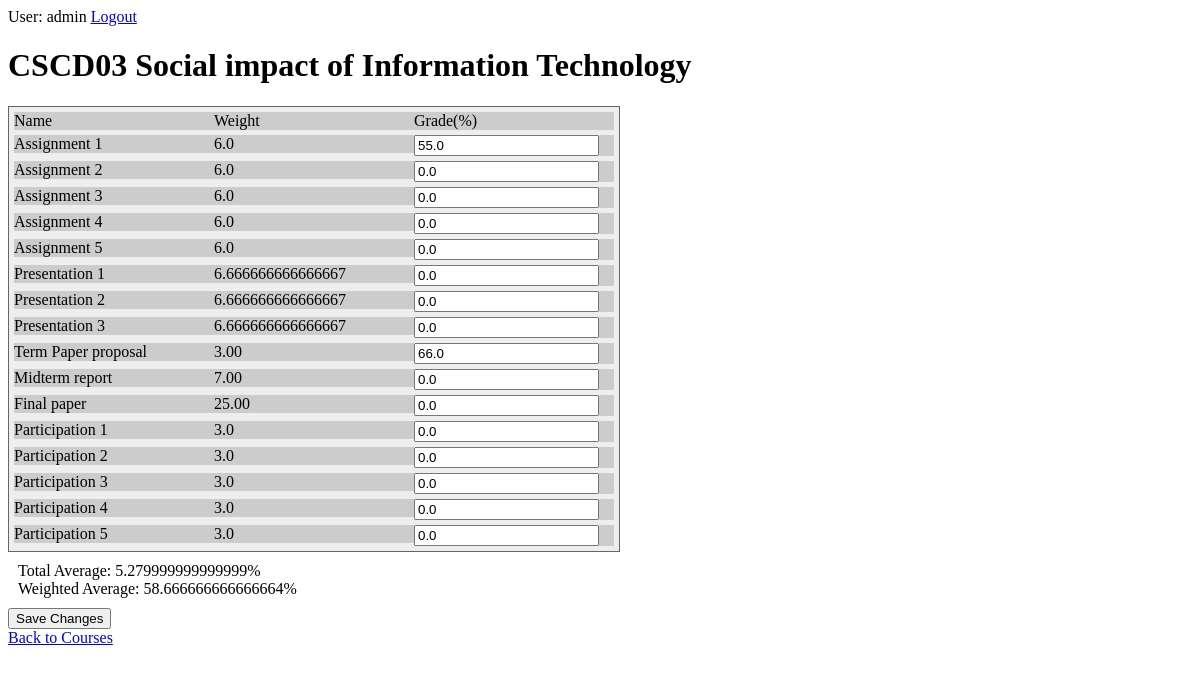
Screenshot of /courses/17/ (signed in) with the database file from the repository.
### courses/models.py (models this page shows, shortened)
class Course(models.Model):
    course_code = models.CharField(max_length=20)
    course_name = models.CharField(max_length=200)
    def validate_weight(self):
        weight = 0.0
        assessments = Assessment.objects.filter(course=self)
        for assessment in assessments:
            weight += float(assessment.weight)
        return (weight == 100.0)
    def getTotalAverage(self, user_id):
        if not Course.validate_weight(self):
            return 0.0
        mark = 0.0
        assessments = Assessment.objects.filter(course=self)
        for asm in assessments:
            grades = Grade.objects.filter(assessment=asm, user_id=user_id)
            weight = asm.weight/asm.components
            for grade in grades:
                mark += float(grade.mark) * float(weight) / 100
        return mark
    def getWeightedAverage(self, user_id):
        if not Course.validate_weight(self):
            return 0.0
        mark = 0.0
        availableMark = 0.0
        assessments = Assessment.objects.filter(course=self)
        for asm in assessments:
            grades = Grade.objects.filter(assessment=asm, user_id=user_id)
            weight = asm.weight/asm.components
            for grade in grades:
                if grade.mark > 0:
                    availableMark += float(weight)
                mark += (float(grade.mark)/100) * float(weight)
        if not availableMark: return 0
        return mark/availableMark * 100

class Assessment(models.Model):
    course = models.ForeignKey(Course, on_delete=models.CASCADE)
    name = models.CharField(max_length=100)
    components = models.IntegerField(default=1)
    weight = models.DecimalField(decimal_places=2, max_digits=4)

class Grade(models.Model):
    user_id = models.IntegerField(default=1)
    assessment = models.ForeignKey(Assessment, on_delete=models.CASCADE)
    mark = models.FloatField(default=0.0)
    component = models.IntegerField(default=1)

### courses/views.py (the view)
# urls.py: path('<int:pk>/', views.DetailView.as_view(), name='detail'),
class DetailView(generic.DetailView):
    model = Course
    template_name = 'courses/detail.html'
    def get_queryset(self):
        return Course.objects

### courses/templatetags/courses_extra.py (called while the page is built)
@register.filter
def filter_range(start, end):
    return range(start, end+1)

@register.filter
def div(value, arg):
    return int(value) / int(arg)

@register.simple_tag
def getMark(assessment_id, c, user_id):
    a = Assessment.objects.get(pk=assessment_id)
    try:
        return float(a.grade_set.get(component=c, user_id=user_id).mark)
    except(Grade.DoesNotExist):
        return 0.0

@register.filter
def getTotalAverage(course_id, user_id):
    c = Course.objects.get(pk=course_id)
    return c.getTotalAverage(user_id)

@register.filter
def getWeightedAverage(course_id, user_id):
    c = Course.objects.get(pk=course_id)
    return c.getWeightedAverage(user_id)

### courses/templates/courses/detail.html (shortened to what this page needs)
{% load static %}
{% load courses_extra %}
<link rel="stylesheet" type="text/css" href="{% static 'courses/detail.css' %}">
{% if user.is_authenticated %}
<div id = "auth_nav">
User: {{ user.get_username }}  <a href="{% url 'logout'%}?next={{request.path}}">Logout</a>
</div>
<h1>{{ course.course_code }} {{course.course_name}}</h1>
<form action="{% url 'courses:set_grade' course.id %}" method="post">
    <div class="table">
        <div class="row">
            <div class="cell">Name</div>
            <div class="cell">Weight</div>
            <div class="cell">Grade(%)</div>
        </div>
        {% for assessment in course.assessment_set.all %}
        {% if assessment.components > 1 %}
        {% for i in 1|filter_range:assessment.components %}
        <div class="row">
            <div class="cell">{{assessment.name}} {{i}}</div>
            <div class="cell">{{assessment.weight|div:assessment.components}}</div>
            <div class="cell">
                <input type="text" name="{{assessment.id}}_{{i}}" value="{% getMark assessment.id i user.id %}" required
                    pattern="^(?:\d{1,2}(?:\.\d{1,2})?|100(?:\.0?0)?)" />
            </div>
        </div>
        {% endfor %}
        {% else%}
        <div class="row">
            <div class="cell">{{assessment.name}}</div>
            <div class="cell">{{assessment.weight}}</div>
            <div class="cell">
                <input type="text" name="{{assessment.id}}_1" value="{% getMark assessment.id 1 user.id %}" required
                    pattern="^(?:\d{1,2}(?:\.\d{1,2})?|100(?:\.0?0)?)" />
            </div>
        </div>
        {% endif %}
        {% endfor %}
    </div>
    <div class="average">
        <div class="total">Total Average: {{course.id|getTotalAverage:user.id}}%</div>
        <div class="weighted">Weighted Average: {{course.id|getWeightedAverage:user.id}}%</div>
    </div>
    <input type="submit" value="Save Changes">
    <div>
        <a href="{% url 'courses:index' %}"> Back to Courses</a>
    </div>
</form>
{% else %}
<p> You are not authenticated, please
<a href="{% url 'login'%}?next={{request.path}}">Login</a></p>
{% endif %}

### courses/static/courses/detail.css (style rules this page uses)
.table { display: table; width: auto; background-color: #eee; border: 1px solid #666666; border-spacing: 5px; }
.row { display: table-row; width: auto; clear: both; }
.cell { float: left; display: table-column; width: 200px; background-color: #ccc; }
.average { margin: 10px; }

### rows the page displays
Course: course_code "CSCD03", course_name "Social impact of Information Technology", id|getTotalAverage "5.279999999999999", id|getWeightedAverage "58.666666666666664"
Assessment: name "Assignment" "Assignment" "Assignment" "Assignment" "Assignment", 1 "1" "2" "3" "4" "5", weight|div "6.0" "6.0" "6.0" "6.0" "6.0", id.mark "55.0" "0.0" "0.0" "0.0" "0.0"
Assessment: name "Presentation" "Presentation" "Presentation", 1 "1" "2" "3", weight|div "6.666666666666667" "6.666666666666667" "6.666666666666667", id.mark "0.0" "0.0" "0.0"
Assessment: name "Term Paper proposal", weight "3.00", id.mark "66.0"
Assessment: name "Midterm report", weight "7.00", id.mark "0.0"
Assessment: name "Final paper", weight "25.00", id.mark "0.0"
Assessment: name "Participation" "Participation" "Participation" "Participation" "Participation", 1 "1" "2" "3" "4" "5", weight|div "3.0" "3.0" "3.0" "3.0" "3.0", id.mark "0.0" "0.0" "0.0" "0.0" "0.0"

### other values shown
{{ user.get_username }} "admin"
